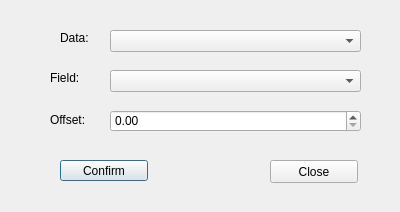
<?xml version="1.0" encoding="UTF-8"?>
<ui version="4.0">
 <class>InverseLogDialog</class>
 <widget class="QDialog" name="InverseLogDialog">
  <property name="geometry">
   <rect>
    <x>0</x>
    <y>0</y>
    <width>400</width>
    <height>212</height>
   </rect>
  </property>
  <property name="windowTitle">
   <string>Dialog</string>
  </property>
  <widget class="QComboBox" name="cmb_field">
   <property name="geometry">
    <rect>
     <x>110</x>
     <y>70</y>
     <width>251</width>
     <height>22</height>
    </rect>
   </property>
  </widget>
  <widget class="QComboBox" name="cmb_layer">
   <property name="geometry">
    <rect>
     <x>110</x>
     <y>30</y>
     <width>251</width>
     <height>22</height>
    </rect>
   </property>
  </widget>
  <widget class="QPushButton" name="bt_draw">
   <property name="geometry">
    <rect>
     <x>60</x>
     <y>160</y>
     <width>88</width>
     <height>21</height>
    </rect>
   </property>
   <property name="text">
    <string>Confirm</string>
   </property>
  </widget>
  <widget class="QLabel" name="label">
   <property name="geometry">
    <rect>
     <x>60</x>
     <y>30</y>
     <width>41</width>
     <height>16</height>
    </rect>
   </property>
   <property name="text">
    <string>Data:</string>
   </property>
  </widget>
  <widget class="QPushButton" name="bt_close">
   <property name="geometry">
    <rect>
     <x>270</x>
     <y>160</y>
     <width>88</width>
     <height>23</height>
    </rect>
   </property>
   <property name="text">
    <string>Close</string>
   </property>
  </widget>
  <widget class="QLabel" name="label_2">
   <property name="geometry">
    <rect>
     <x>50</x>
     <y>70</y>
     <width>51</width>
     <height>16</height>
    </rect>
   </property>
   <property name="text">
    <string>Field:</string>
   </property>
  </widget>
  <widget class="QDoubleSpinBox" name="dsb_number">
   <property name="geometry">
    <rect>
     <x>110</x>
     <y>110</y>
     <width>251</width>
     <height>22</height>
    </rect>
   </property>
  </widget>
  <widget class="QLabel" name="label_3">
   <property name="geometry">
    <rect>
     <x>50</x>
     <y>110</y>
     <width>41</width>
     <height>20</height>
    </rect>
   </property>
   <property name="text">
    <string>Offset:</string>
   </property>
  </widget>
 </widget>
 <resources/>
 <connections/>
</ui>
